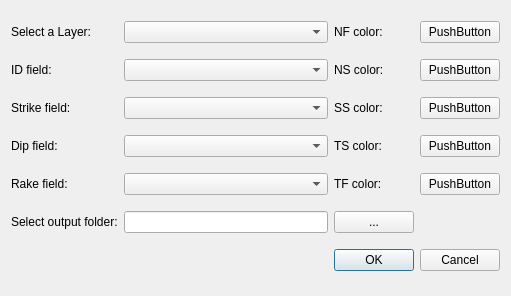
<?xml version="1.0" encoding="UTF-8"?>
<ui version="4.0">
 <class>BeachBallDialogBase</class>
 <widget class="QDialog" name="BeachBallDialogBase">
  <property name="geometry">
   <rect>
    <x>0</x>
    <y>0</y>
    <width>511</width>
    <height>296</height>
   </rect>
  </property>
  <property name="minimumSize">
   <size>
    <width>511</width>
    <height>296</height>
   </size>
  </property>
  <property name="windowTitle">
   <string>BeachBall</string>
  </property>
  <layout class="QGridLayout" name="gridLayout">
   <item row="0" column="0">
    <widget class="QLabel" name="label">
     <property name="text">
      <string>Select a Layer:</string>
     </property>
    </widget>
   </item>
   <item row="0" column="1">
    <widget class="QComboBox" name="comboBox"/>
   </item>
   <item row="0" column="2">
    <widget class="QLabel" name="label_7">
     <property name="text">
      <string>NF color:</string>
     </property>
    </widget>
   </item>
   <item row="1" column="0">
    <widget class="QLabel" name="label_2">
     <property name="text">
      <string>ID field:</string>
     </property>
    </widget>
   </item>
   <item row="1" column="1">
    <widget class="QComboBox" name="comboBox_2"/>
   </item>
   <item row="1" column="2">
    <widget class="QLabel" name="label_8">
     <property name="text">
      <string>NS color:</string>
     </property>
    </widget>
   </item>
   <item row="2" column="0">
    <widget class="QLabel" name="label_3">
     <property name="text">
      <string>Strike field:</string>
     </property>
    </widget>
   </item>
   <item row="2" column="1">
    <widget class="QComboBox" name="comboBox_3"/>
   </item>
   <item row="2" column="2">
    <widget class="QLabel" name="label_9">
     <property name="text">
      <string>SS color:</string>
     </property>
    </widget>
   </item>
   <item row="3" column="0">
    <widget class="QLabel" name="label_4">
     <property name="text">
      <string>Dip field:</string>
     </property>
    </widget>
   </item>
   <item row="3" column="1">
    <widget class="QComboBox" name="comboBox_4"/>
   </item>
   <item row="3" column="2">
    <widget class="QLabel" name="label_10">
     <property name="text">
      <string>TS color:</string>
     </property>
    </widget>
   </item>
   <item row="4" column="0">
    <widget class="QLabel" name="label_5">
     <property name="text">
      <string>Rake field:</string>
     </property>
    </widget>
   </item>
   <item row="4" column="1">
    <widget class="QComboBox" name="comboBox_5"/>
   </item>
   <item row="4" column="2">
    <widget class="QLabel" name="label_11">
     <property name="text">
      <string>TF color:</string>
     </property>
    </widget>
   </item>
   <item row="5" column="0">
    <widget class="QLabel" name="label_6">
     <property name="text">
      <string>Select output folder:</string>
     </property>
    </widget>
   </item>
   <item row="5" column="1">
    <widget class="QLineEdit" name="lineEdit"/>
   </item>
   <item row="5" column="2">
    <widget class="QPushButton" name="pushButton">
     <property name="text">
      <string>...</string>
     </property>
    </widget>
   </item>
   <item row="6" column="2" colspan="2">
    <widget class="QDialogButtonBox" name="button_box">
     <property name="orientation">
      <enum>Qt::Horizontal</enum>
     </property>
     <property name="standardButtons">
      <set>QDialogButtonBox::Cancel|QDialogButtonBox::Ok</set>
     </property>
    </widget>
   </item>
   <item row="0" column="3">
    <widget class="QgsColorButton" name="colorButton_2">
     <property name="text">
      <string>PushButton</string>
     </property>
    </widget>
   </item>
   <item row="1" column="3">
    <widget class="QgsColorButton" name="colorButton_3">
     <property name="text">
      <string>PushButton</string>
     </property>
    </widget>
   </item>
   <item row="2" column="3">
    <widget class="QgsColorButton" name="colorButton_4">
     <property name="text">
      <string>PushButton</string>
     </property>
    </widget>
   </item>
   <item row="3" column="3">
    <widget class="QgsColorButton" name="colorButton_5">
     <property name="text">
      <string>PushButton</string>
     </property>
    </widget>
   </item>
   <item row="4" column="3">
    <widget class="QgsColorButton" name="colorButton_6">
     <property name="text">
      <string>PushButton</string>
     </property>
    </widget>
   </item>
  </layout>
 </widget>
 <customwidgets>
  <customwidget>
   <class>QgsColorButton</class>
   <extends>QPushButton</extends>
   <header>qgis.gui</header>
  </customwidget>
 </customwidgets>
 <resources/>
 <connections>
  <connection>
   <sender>button_box</sender>
   <signal>rejected()</signal>
   <receiver>BeachBallDialogBase</receiver>
   <slot>reject()</slot>
   <hints>
    <hint type="sourcelabel">
     <x>20</x>
     <y>20</y>
    </hint>
    <hint type="destinationlabel">
     <x>20</x>
     <y>20</y>
    </hint>
   </hints>
  </connection>
  <connection>
   <sender>button_box</sender>
   <signal>accepted()</signal>
   <receiver>BeachBallDialogBase</receiver>
   <slot>accept()</slot>
   <hints>
    <hint type="sourcelabel">
     <x>20</x>
     <y>20</y>
    </hint>
    <hint type="destinationlabel">
     <x>20</x>
     <y>20</y>
    </hint>
   </hints>
  </connection>
 </connections>
</ui>
